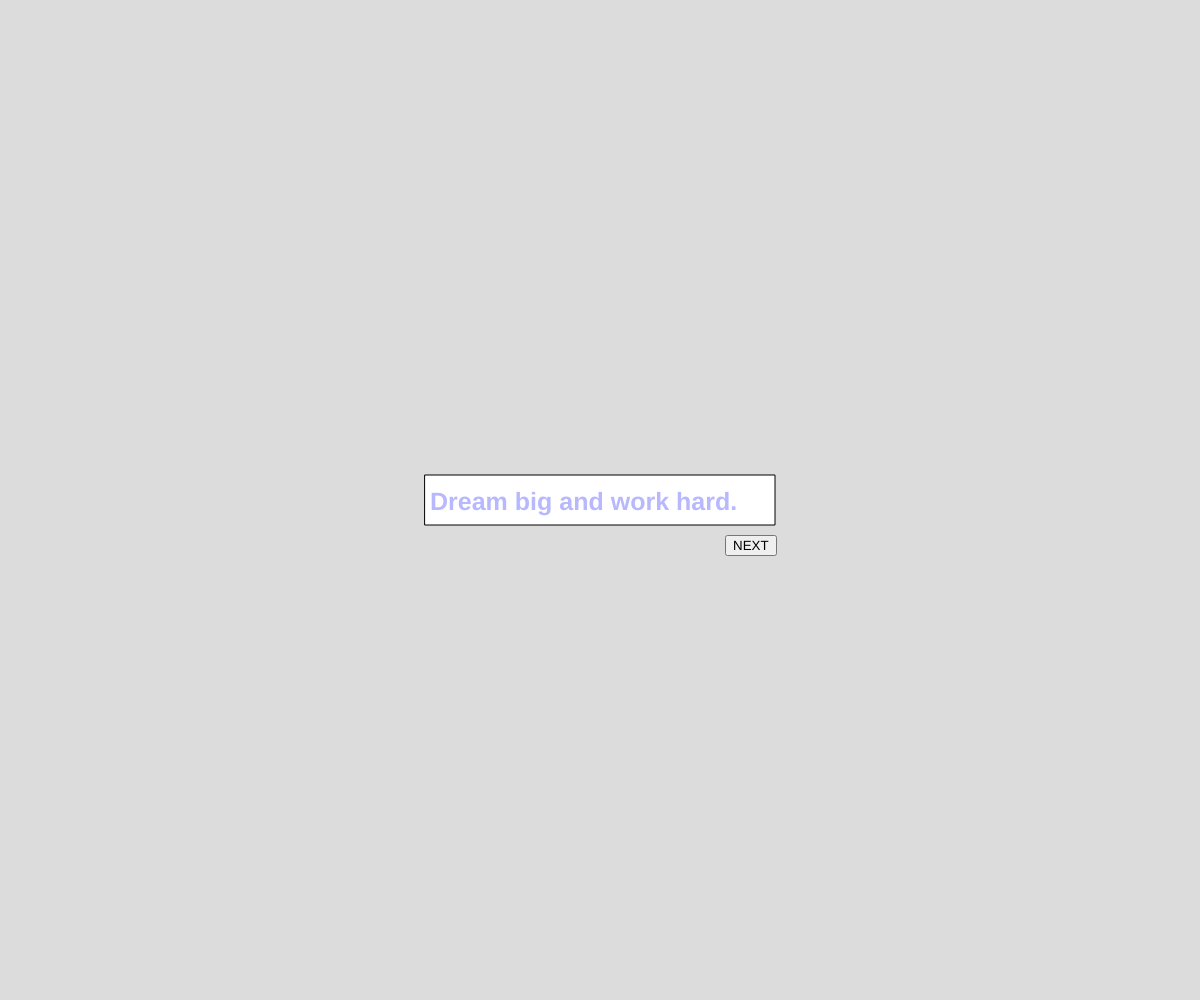
Frame 1 (no input)
Frame 60 (no input): identical to frame 1, image omitted
Frame 120 (the mouse pressed at the canvas centre since frame 60): identical to frame 1, image omitted

The p5.js sketch that drew this single still picture (run headless with seeded random() and noise() and a simulated clock; from frame 60 on, the mouse is pressed at the canvas centre):

// p5.js sketch
// ── sketch.js
let typedText = ""; 

let phrases = [
  "Coding is fun", "Never give up", "Type fast now", "Focus on speed", "Code every day",
  "Make it happen", "Break the loop", "Time is ticking", "Find a way", "Level up now",
  "Keep moving forward", "Practice makes perfect.", "Errors happen often.", "Just keep typing.", "Success takes time.",
  "Stay focused now.", "Think outside boxes.", "Trust the process.", "Start small today.", "Keep it simple.",
  "Learn something new today.", "Dream big and work hard.", "Push your limits every day.", "Count the points you win.", "Beat the ticking game clock.",
  "Watch your fingers fly now.", "Press keyboard key.", "Clear your mind and type.", "You really got this game.", "Game over is coming soon."
]; 

let targetPhrase = ""; 
let showAccurate = false;

  let j=0; 
let showFeedback = false; 
let feedbackSize = 20; 


function setup() {
  createCanvas(windowWidth, windowHeight);

  nextPhrase(); 
  let button = createButton('NEXT'); 
  button.position((width / 2) +125, (height / 2) +35); 
  button.mousePressed(nextPhrase); 
}


function draw() {
  background(220);

  fill("white"); 
  rect((width / 2) - 175, (height / 2) - 25, 350, 50);

  textSize(25); 
  textStyle(BOLD); 

  displayTarget(); 
  compare(); 

 

  if(showAccurate === true){
    accurate(); 
  }

  if(showFeedback === true){
    feedback(); 
  }
}


function keyPressed(){
  if(key === ENTER){

    if(showAccurate === true){
      nextPhrase();
    }else{
      submit();
    }

  }else if(key === BACKSPACE){

    typedText = typedText.substring(0,typedText.length-1);

  }else if(key.length === 1){

    typedText += key;
  }
  
}


function nextPhrase(){
  targetPhrase = random(phrases); 
  typedText = ""; 
  showAccurate = false;
  showFeedback = false; 
}


function compare(){
  let x = (width / 2) - 170; 
  
  for(let i = 0; i < typedText.length; i++){

    if(typedText[i] === targetPhrase[i]){
      fill("black");
    }else{
      fill("red"); 
    }

    text(typedText[i], x, (height / 2) +10); 

    if(typedText[i] === " "){
      x = x + 7;
    }else{
      x = x + textWidth(targetPhrase[i]);
    }
  }
}


function submit(){
  let c = 0;

  if(typedText.length !== targetPhrase.length){
    c = 3;
  }

  for(let j = 0; j < typedText.length; j++){

    if(typedText[j] !== targetPhrase[j]){
      c = 3;
      
    }
  }

  if(c === 0){
    showAccurate = true;
    j=j+1; 
  }


  if(j===3){
    showFeedback = true; 
    j=0;
  }
}


function displayTarget(){
  let x = (width / 2) - 170; 

  for(let k = 0; k < targetPhrase.length; k++){

    fill("#B8B8FF"); 
    text(targetPhrase[k], x, (height / 2) +10); 

    if(targetPhrase[k] === " "){ 
      x = x + 7; 
    }else{ 
      x = x + textWidth(targetPhrase[k]); 
    }
  }
}


function accurate(){
  fill("#dcf2e8"); 
  rect( (width / 2) -100,  (height / 2) +80, 200, 60, (height / 2) +10); 

  fill("green"); 
  textSize(20); 
  text("100% Accurate", (width / 2) -70, (height / 2) +115);
}

function windowReseized(){
  resizeCanvas(windowWidth, windowHeight); 
}

function feedback(){
push();
  fill("gold"); 
  textStyle(BOLD); 
  textSize(feedbackSize); 
  stroke("black"); 
  strokeWeight(2)

  text("3 PHRASES ACCOMPLISHED!", (width / 2)-220 , (height / 2)-100 );

   
  pop(); 
 if(feedbackSize <30){
    feedbackSize = feedbackSize +0.2; 
  
  
}
}
